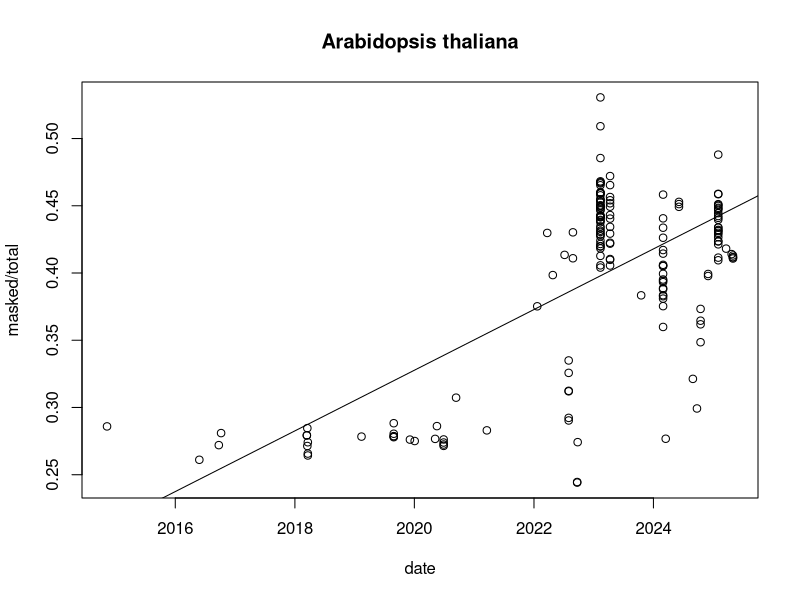
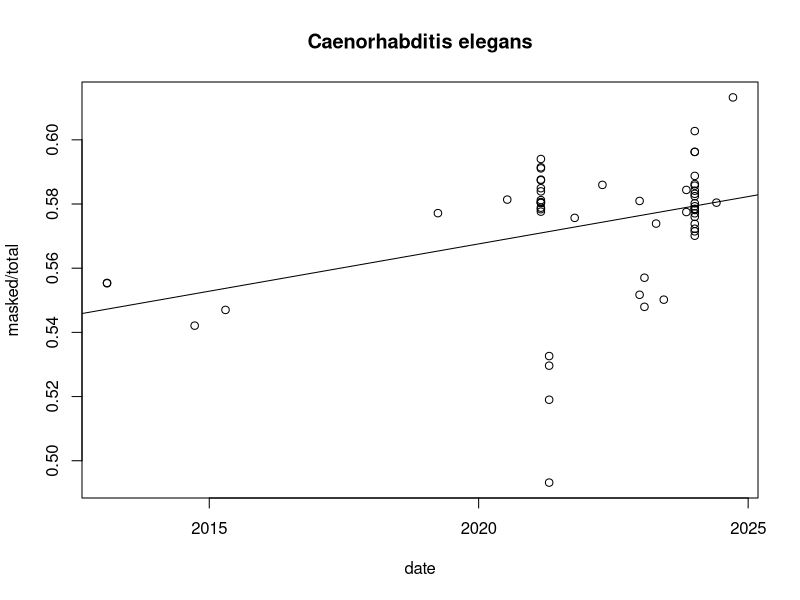
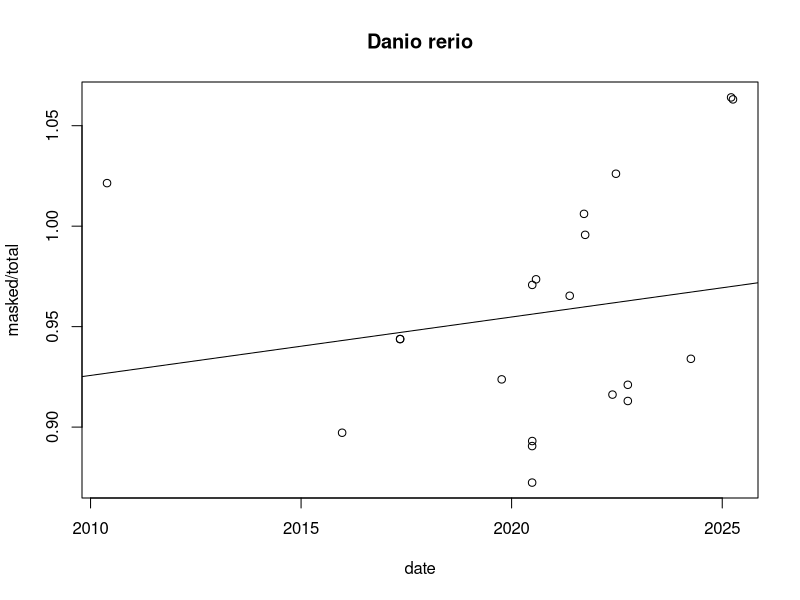
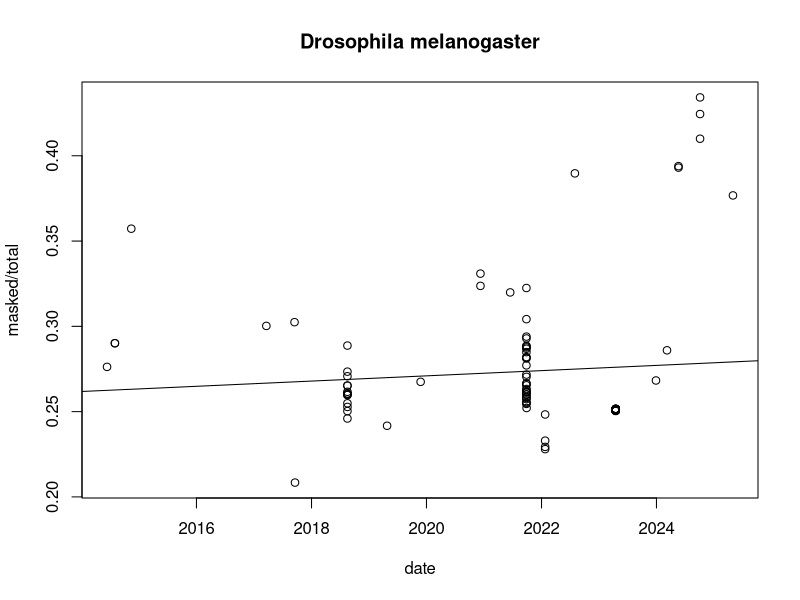
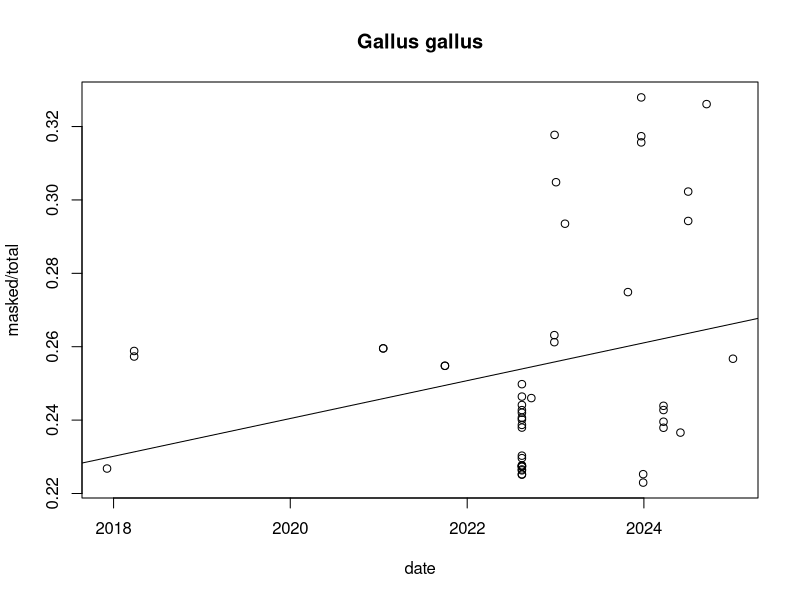
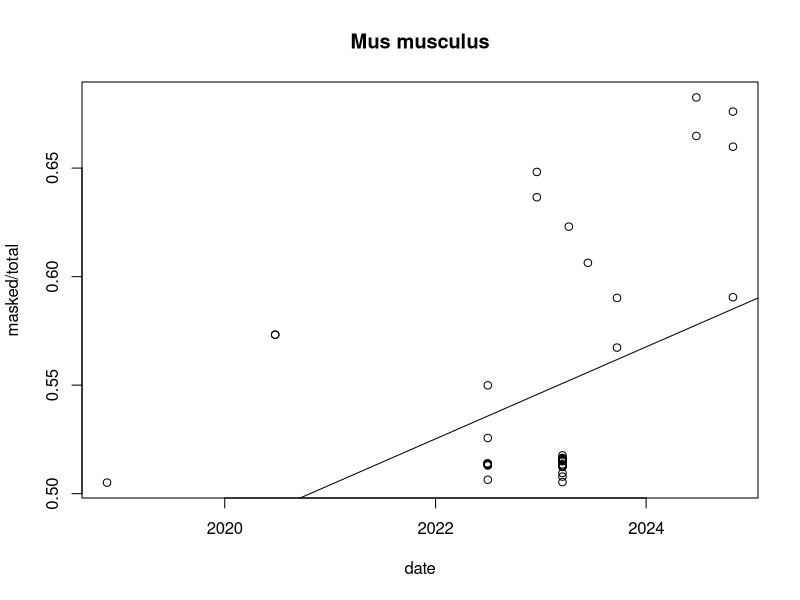

These charts were generated, in order, by the following R code:


dat <- read.delim("../data/ncbi_dataset.tsv")
results <- read.csv("../results/summary.csv")
results$accession <- gsub("(^\\./|/.*$)", "", results$file)
results$assembly <- sub("^(?:[^_]*_){3}", "", results$file, perl = TRUE)
results$assembly <- sub("_genomic\\.fna$", "", results$assembly)
results <- results[, c("accession", "assembly", "lower", "N", "assem.sz")]
foo <- merge(results, dat, by.x = "accession", by.y = "Assembly.Accession")
foo$Assembly.Release.Date <- as.Date(foo$Assembly.Release.Date, format = "%Y-%m-%d")
foo$Organism.Name <- sub("^(([^ ]+ [^ ]+)).*$", "\\1", foo$Organism.Name)
foo <- foo[order(foo$Assembly.Release.Date, decreasing = TRUE), ]
foo <- foo[order(foo$Organism.Name), ]

for (i in 1:length(unique(foo$Organism.Name))) {
  sub <- foo[foo$Organism.Name == unique(foo$Organism.Name)[i], ]
  y <- sub$lower / sub$assem.sz
  plot(sub$Assembly.Release.Date, y, 
       xlab = "date", ylab = "masked/total", 
       main = unique(sub$Organism.Name))
  fit <- glm(y ~ sub$Assembly.Release.Date)
  abline(fit$coefficients)
  print(summary(fit))
  readline(prompt = "Press [Enter] to continue...")
}

